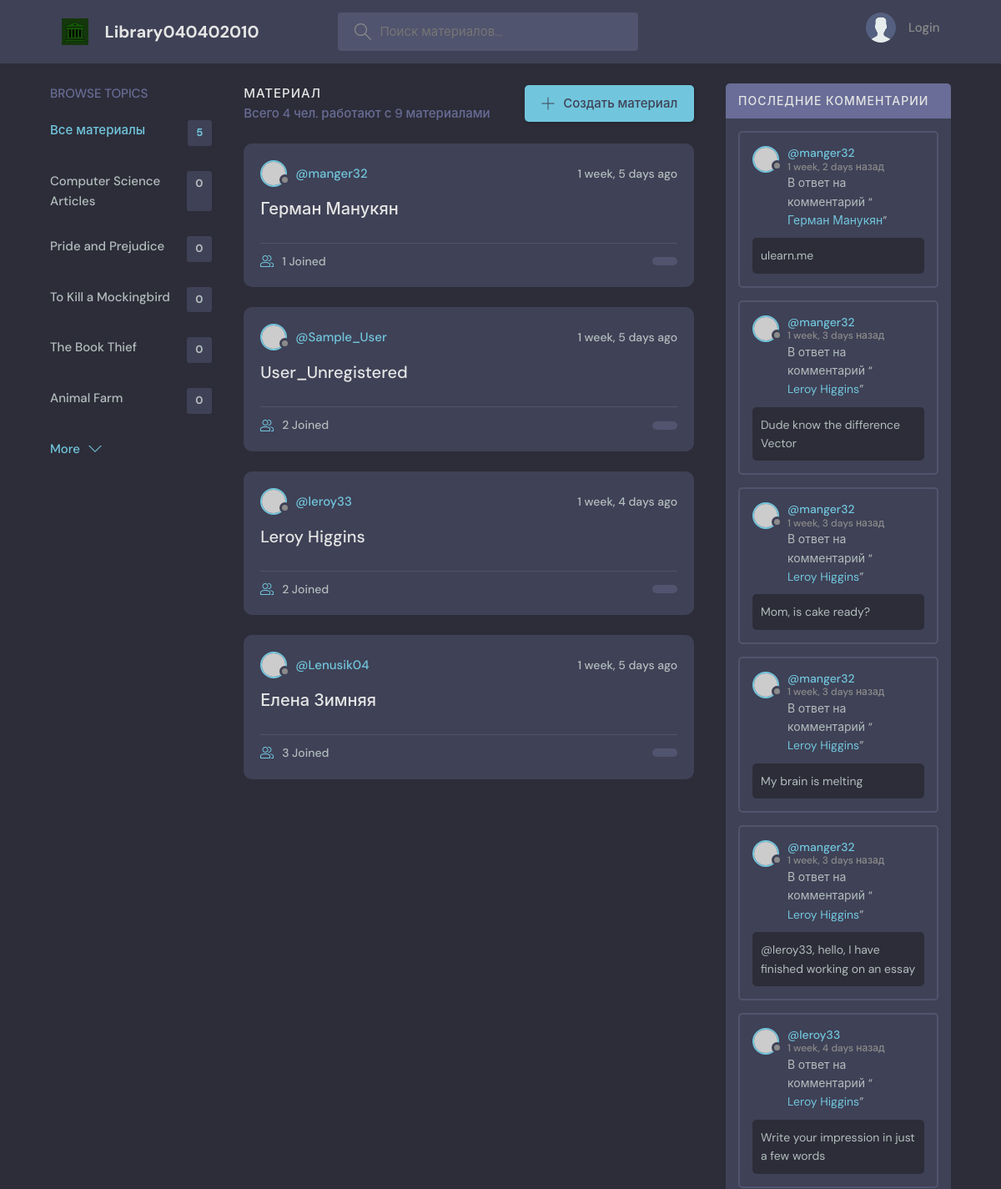
/ (upper part), run on an earlier commit of the app's database.
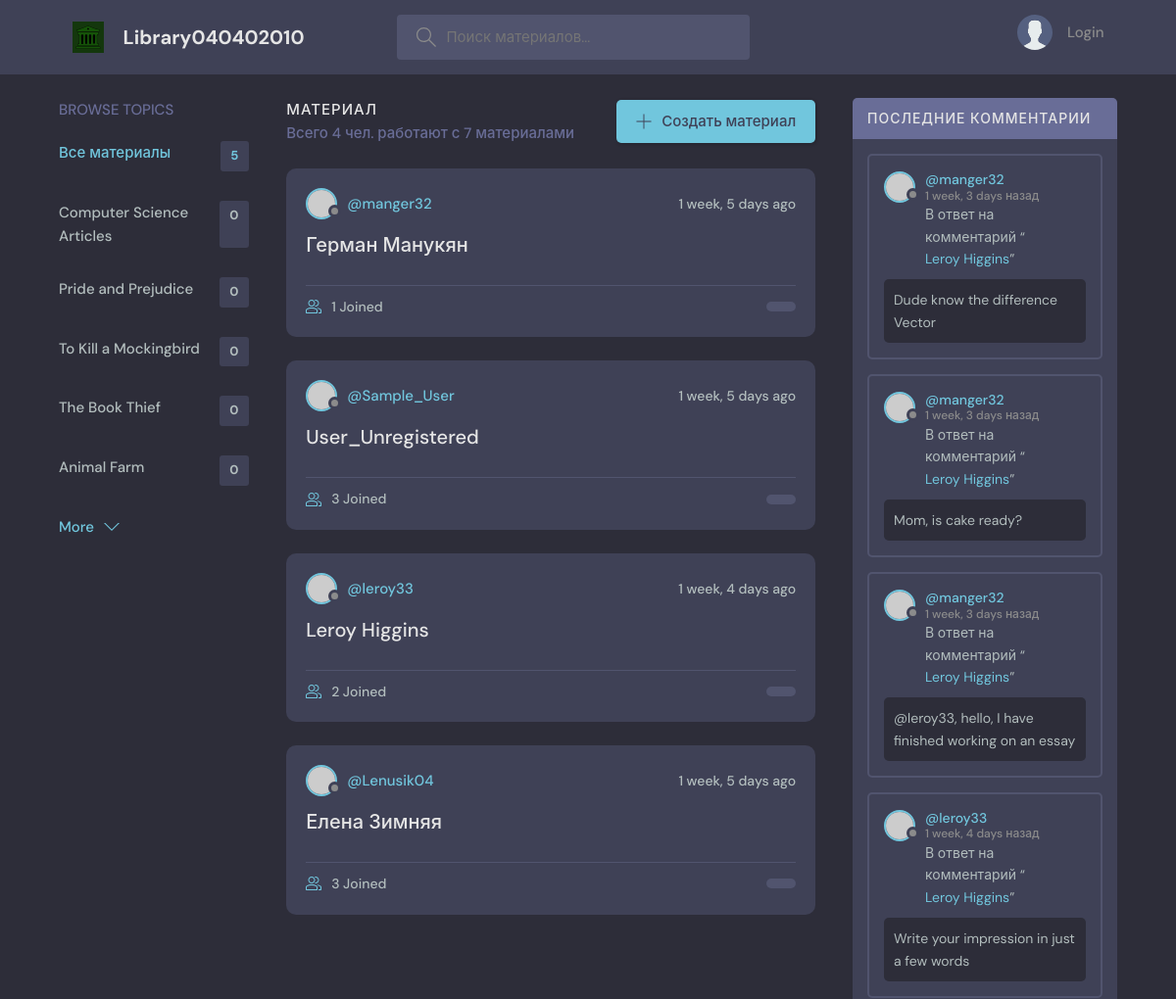
And on a later commit of the database.
### base/models.py (models this page shows, shortened)
class Book(models.Model):
    name = models.CharField(max_length=30)

class Authorize(models.Model):
    host = models.ForeignKey(User, on_delete=models.SET_NULL, null = True)
    class Mode(models.IntegerChoices):
        admin = 0
        test = -1
        user = 1
        librarian = 2
        guest = 3
    book = models.ForeignKey('Book', on_delete=models.SET_NULL, null=True)
    name = models.CharField(max_length=50)
    mode = models.IntegerField(choices = Mode.choices)
    login = models.CharField(max_length = 100)
    password = models.CharField(max_length = 100)
    description = models.CharField(max_length=50, null=True)
    participants = models.ManyToManyField(User, related_name='participants', blank=True)
    assigned = models.ForeignKey('Assigned_material', on_delete=models.SET_NULL, null=True)
    updated = models.DateTimeField(auto_now=True)
    created = models.DateTimeField(auto_now_add=True)
    class Meta:
        ordering = ['-updated', '-created'] #without dashes ascending order
    def __str__(self):
        return self.name

class Assigned_material(models.Model):
    user_id = models.ForeignKey(User, on_delete=models.CASCADE)
    authorize_id = models.ForeignKey(Authorize, on_delete=models.CASCADE)
    library_entity_id = models.ForeignKey(LibraryEntity, on_delete=models.CASCADE, null=True)
    body = models.TextField(max_length = 90)
    updated = models.DateTimeField(auto_now=True)
    created = models.DateTimeField(auto_now_add=True)
    class Meta:
        ordering = ['-updated', '-created']

### base/views.py (the view)
# urls.py: 2. Add a URL to urlpatterns:  path('', views.home, name='home')
def home(request):
    q = request.GET.get('q') if request.GET.get('q') != None else ''
    auth_id = Authorize.objects.filter(
        Q(assigned__library_entity_id__book__name__icontains=q) |
        Q(name__contains=q) |
        Q(assigned__library_entity_id__description__contains=q)
    )
    books = Book.objects.all()[0:5]
    Authorize_count = auth_id.count()
    auth_comments = Assigned_material.objects.filter(Q(library_entity_id__book__name__icontains=q))
    assigned_count = auth_comments.count()
    context = {'authorize_mode': auth_id, 'books': books, 'Authorize_count': Authorize_count, 'auth_comments': auth_comments, 'assigned_count': assigned_count}
    return render(request, 'base/home.html', context)

### base/templates/base/home.html (shortened to what this page needs)
  {% extends 'main.html' %}
  {% block content %}
    <main class="layout layout--3">
      <div class="container">
        {% include 'base/books_component.html' %}
        <div class="roomList">
          <div class="roomList__header">
            <div>
              <h2>Материал {{auth_id.name}}</h2>
              <p>Всего {{Authorize_count}} чел. работают с {{assigned_count}} материалами</p>
            </div>
            <a class="btn btn--main" href="{% url 'create-resource' %}">
              <svg version="1.1" xmlns="http://www.w3.org/2000/svg" width="32" height="32" viewBox="0 0 32 32">
                <title>add</title>
                <path
                  d="M16.943 0.943h-1.885v14.115h-14.115v1.885h14.115v14.115h1.885v-14.115h14.115v-1.885h-14.115v-14.115z"
                ></path>
              </svg>
              Создать материал
            </a>
          </div>
          {% include 'base/feed_component.html' %}
        </div>
        {% include 'base/activity_component.html' %}
      </div>
    </main>
  {% endblock content %}

### base/templates/base/books_component.html
<div class="topics">
  <div class="topics__header">
    <h2>Browse Topics</h2>
  </div>
  <ul class="topics__list">
    <li>
      <a href="{% url 'Homepage' %}" class="active">Все материалы <span>{{books.count}}</span></a>
    </li>
      {% for book in books %}
    <li>
      <a href="{% url 'Homepage' %}?q={{book.name}}">{{book.name}} <span>{{book.authorize_set.all.count}}</span></a>
    </li>
      {% endfor %}
  </ul>
  <a class="btn btn--link" href="{% url 'topics' %}">
    More
    <svg version="1.1" xmlns="http://www.w3.org/2000/svg" width="32" height="32" viewBox="0 0 32 32">
      <title>chevron-down</title>
      <path d="M16 21l-13-13h-3l16 16 16-16h-3l-13 13z"></path>
    </svg>
  </a>
</div>

### base/templates/base/feed_component.html (shortened to what this page needs)
{% for auth_id in authorize_mode %}
<div class="roomListRoom">
            <div class="roomListRoom__header">
              <a href="{% url 'user-profile' auth_id.host.id%}" class="roomListRoom__author">
                <div class="avatar avatar--small">
                  <img src="https://randomuser.me/api/portraits/women/11.jpg" />
                </div>
                <span>@{{auth_id.host.username}}</span>
              </a>
              <div class="roomListRoom__actions">
                <span>{{auth_id.created|timesince}} ago</span>
              </div>
            </div>
            <div class="roomListRoom__content">
              <a href="{% url 'Authorize' auth_id.id %}">{{auth_id.name}}</a>
            </div>
            <div class="roomListRoom__meta">
              <a href="{% url 'Authorize' auth_id.id %}" class="roomListRoom__joined">
                  {{auth_id.participants.all.count}} Joined
              </a>
              <p class="roomListRoom__topic">{{auth_id.book.name}}</p>
            </div>
          </div>
{% endfor %}

### base/templates/base/activity_component.html (shortened to what this page needs)
<div class="activities">
      <div class="activities__header">
        <h2>Последние комментарии</h2>
      </div>
        {% for comment in auth_comments %}
      <div class="activities__box">
        <div class="activities__boxHeader roomListRoom__header">
          <a href="{% url 'user-profile' comment.user_id.id %}" class="roomListRoom__author">
            <div class="avatar avatar--small">
              <img src="https://randomuser.me/api/portraits/women/11.jpg" />
            </div>
            <p>
              @{{comment.user_id}}
              <span>{{comment.created|timesince}} назад</span>
            </p>
          </a>
        </div>
        <div class="activities__boxContent">
          <p>В ответ на комментарий “<a href="{% url 'Authorize' comment.authorize_id.id %}">{{comment.authorize_id}}</a>”</p>
          <div class="activities__boxRoomContent">
            {{comment.body}}
          </div>
        </div>
      </div>
    {% endfor %}
</div>

What changed in the data, as far as the page shows it:
removed Assigned_material: user_id "manger32", created "1 week, 2 days", authorize_id "Герман Манукян", body "ulearn.me"
removed Assigned_material: user_id "manger32", created "1 week, 3 days", authorize_id "Leroy Higgins", body "My brain is melting"
computed for Authorize "User_Unregistered": participants.all.count "2" → "3"
Also different on the page:
{{ assigned_count }}: "9" → "7"
